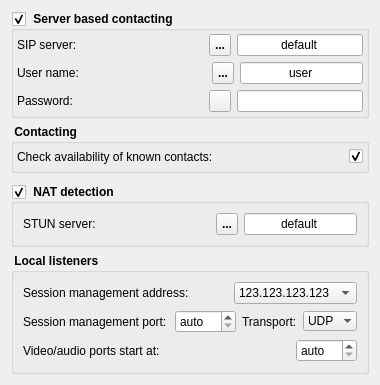
       <widget class="QWidget" name="mNetwork">
        <layout class="QVBoxLayout" name="verticalLayout_10">
         <item>
          <widget class="QGroupBox" name="mGrpServerRegistration">
           <property name="minimumSize">
            <size>
             <width>0</width>
             <height>0</height>
            </size>
           </property>
           <property name="maximumSize">
            <size>
             <width>16777215</width>
             <height>16200</height>
            </size>
           </property>
           <property name="font">
            <font>
             <weight>75</weight>
             <bold>true</bold>
            </font>
           </property>
           <property name="title">
            <string> Server based contacting </string>
           </property>
           <property name="checkable">
            <bool>true</bool>
           </property>
           <property name="checked">
            <bool>true</bool>
           </property>
           <layout class="QVBoxLayout" name="verticalLayout_8">
            <property name="margin">
             <number>3</number>
            </property>
            <item>
             <layout class="QHBoxLayout" name="horizontalLayout_12">
              <item>
               <widget class="QLabel" name="mLbSipServer">
                <property name="font">
                 <font>
                  <weight>50</weight>
                  <bold>false</bold>
                 </font>
                </property>
                <property name="text">
                 <string>SIP server:</string>
                </property>
               </widget>
              </item>
              <item>
               <spacer name="horizontalSpacer_11">
                <property name="orientation">
                 <enum>Qt::Horizontal</enum>
                </property>
                <property name="sizeHint" stdset="0">
                 <size>
                  <width>2</width>
                  <height>20</height>
                 </size>
                </property>
               </spacer>
              </item>
              <item>
               <widget class="QToolButton" name="mTbSipServerSuggestions">
                <property name="minimumSize">
                 <size>
                  <width>22</width>
                  <height>22</height>
                 </size>
                </property>
                <property name="maximumSize">
                 <size>
                  <width>22</width>
                  <height>22</height>
                 </size>
                </property>
                <property name="toolTip">
                 <string>download suggestions from web server and select from this list</string>
                </property>
                <property name="text">
                 <string>...</string>
                </property>
                <property name="icon">
                 <iconset resource="../../resources/Icons.qrc">
                  <normaloff>:/images/ArrowDownGreen.png</normaloff>:/images/ArrowDownGreen.png</iconset>
                </property>
               </widget>
              </item>
              <item>
               <widget class="QLineEdit" name="mLeSipServer">
                <property name="font">
                 <font>
                  <weight>50</weight>
                  <bold>false</bold>
                 </font>
                </property>
                <property name="layoutDirection">
                 <enum>Qt::LeftToRight</enum>
                </property>
                <property name="text">
                 <string>default</string>
                </property>
                <property name="alignment">
                 <set>Qt::AlignCenter</set>
                </property>
               </widget>
              </item>
             </layout>
            </item>
            <item>
             <layout class="QHBoxLayout" name="horizontalLayout_13">
              <item>
               <widget class="QLabel" name="mLbSipUserName">
                <property name="font">
                 <font>
                  <weight>50</weight>
                  <bold>false</bold>
                 </font>
                </property>
                <property name="text">
                 <string>User name: </string>
                </property>
               </widget>
              </item>
              <item>
               <spacer name="horizontalSpacer_12">
                <property name="orientation">
                 <enum>Qt::Horizontal</enum>
                </property>
                <property name="sizeHint" stdset="0">
                 <size>
                  <width>2</width>
                  <height>20</height>
                 </size>
                </property>
               </spacer>
              </item>
              <item>
               <widget class="QToolButton" name="mTbSipServerCreateAccount">
                <property name="minimumSize">
                 <size>
                  <width>22</width>
                  <height>22</height>
                 </size>
                </property>
                <property name="maximumSize">
                 <size>
                  <width>22</width>
                  <height>22</height>
                 </size>
                </property>
                <property name="toolTip">
                 <string>create a SIP account at the selected SIP server</string>
                </property>
                <property name="text">
                 <string>...</string>
                </property>
                <property name="icon">
                 <iconset resource="../../resources/Icons.qrc">
                  <normaloff>:/images/UserMale.png</normaloff>:/images/UserMale.png</iconset>
                </property>
               </widget>
              </item>
              <item>
               <widget class="QLineEdit" name="mLeSipUserName">
                <property name="font">
                 <font>
                  <weight>50</weight>
                  <bold>false</bold>
                 </font>
                </property>
                <property name="layoutDirection">
                 <enum>Qt::LeftToRight</enum>
                </property>
                <property name="text">
                 <string>user</string>
                </property>
                <property name="alignment">
                 <set>Qt::AlignCenter</set>
                </property>
               </widget>
              </item>
             </layout>
            </item>
            <item>
             <layout class="QHBoxLayout" name="horizontalLayout_18" stretch="0,0,0,0">
              <item>
               <widget class="QLabel" name="mLbSipPassword">
                <property name="font">
                 <font>
                  <weight>50</weight>
                  <bold>false</bold>
                 </font>
                </property>
                <property name="text">
                 <string>Password: </string>
                </property>
               </widget>
              </item>
              <item>
               <spacer name="horizontalSpacer_13">
                <property name="orientation">
                 <enum>Qt::Horizontal</enum>
                </property>
                <property name="sizeHint" stdset="0">
                 <size>
                  <width>2</width>
                  <height>20</height>
                 </size>
                </property>
               </spacer>
              </item>
              <item>
               <widget class="QToolButton" name="mTbShowPassword">
                <property name="minimumSize">
                 <size>
                  <width>22</width>
                  <height>22</height>
                 </size>
                </property>
                <property name="maximumSize">
                 <size>
                  <width>22</width>
                  <height>22</height>
                 </size>
                </property>
                <property name="toolTip">
                 <string>toggle password display</string>
                </property>
                <property name="text">
                 <string/>
                </property>
                <property name="icon">
                 <iconset resource="../../resources/Icons.qrc">
                  <normaloff>:/images/Key.png</normaloff>:/images/Key.png</iconset>
                </property>
                <property name="iconSize">
                 <size>
                  <width>22</width>
                  <height>22</height>
                 </size>
                </property>
                <property name="checkable">
                 <bool>true</bool>
                </property>
               </widget>
              </item>
              <item>
               <widget class="QLineEdit" name="mLeSipPassword">
                <property name="font">
                 <font>
                  <weight>50</weight>
                  <bold>false</bold>
                 </font>
                </property>
                <property name="layoutDirection">
                 <enum>Qt::LeftToRight</enum>
                </property>
                <property name="text">
                 <string/>
                </property>
                <property name="echoMode">
                 <enum>QLineEdit::PasswordEchoOnEdit</enum>
                </property>
                <property name="alignment">
                 <set>Qt::AlignCenter</set>
                </property>
               </widget>
              </item>
             </layout>
            </item>
           </layout>
          </widget>
         </item>
         <item>
          <widget class="QGroupBox" name="groupBox">
           <property name="font">
            <font>
             <weight>75</weight>
             <bold>true</bold>
            </font>
           </property>
           <property name="title">
            <string> Contacting </string>
           </property>
           <layout class="QVBoxLayout" name="verticalLayout_12">
            <property name="margin">
             <number>3</number>
            </property>
            <item>
             <layout class="QHBoxLayout" name="horizontalLayout_26">
              <item>
               <widget class="QLabel" name="mLbContactsProbing">
                <property name="font">
                 <font>
                  <weight>50</weight>
                  <bold>false</bold>
                 </font>
                </property>
                <property name="text">
                 <string>Check availability of known contacts:</string>
                </property>
               </widget>
              </item>
              <item>
               <spacer name="horizontalSpacer_27">
                <property name="orientation">
                 <enum>Qt::Horizontal</enum>
                </property>
                <property name="sizeHint" stdset="0">
                 <size>
                  <width>2</width>
                  <height>20</height>
                 </size>
                </property>
               </spacer>
              </item>
              <item>
               <widget class="QCheckBox" name="mCbContactsProbing">
                <property name="enabled">
                 <bool>true</bool>
                </property>
                <property name="text">
                 <string/>
                </property>
                <property name="checked">
                 <bool>true</bool>
                </property>
               </widget>
              </item>
             </layout>
            </item>
           </layout>
          </widget>
         </item>
         <item>
          <spacer name="verticalSpacer_3">
           <property name="orientation">
            <enum>Qt::Vertical</enum>
           </property>
           <property name="sizeType">
            <enum>QSizePolicy::MinimumExpanding</enum>
           </property>
           <property name="sizeHint" stdset="0">
            <size>
             <width>20</width>
             <height>5</height>
            </size>
           </property>
          </spacer>
         </item>
         <item>
          <widget class="QGroupBox" name="mGrpNatSupport">
           <property name="font">
            <font>
             <weight>75</weight>
             <bold>true</bold>
            </font>
           </property>
           <property name="title">
            <string> NAT detection </string>
           </property>
           <property name="checkable">
            <bool>true</bool>
           </property>
           <layout class="QVBoxLayout" name="verticalLayout_9">
            <item>
             <layout class="QHBoxLayout" name="horizontalLayout_29">
              <item>
               <widget class="QLabel" name="mLbStunServer">
                <property name="font">
                 <font>
                  <weight>50</weight>
                  <bold>false</bold>
                 </font>
                </property>
                <property name="text">
                 <string>STUN server:</string>
                </property>
               </widget>
              </item>
              <item>
               <spacer name="horizontalSpacer_30">
                <property name="orientation">
                 <enum>Qt::Horizontal</enum>
                </property>
                <property name="sizeHint" stdset="0">
                 <size>
                  <width>2</width>
                  <height>20</height>
                 </size>
                </property>
               </spacer>
              </item>
              <item>
               <widget class="QToolButton" name="mTbStunServerSuggestions">
                <property name="minimumSize">
                 <size>
                  <width>22</width>
                  <height>22</height>
                 </size>
                </property>
                <property name="maximumSize">
                 <size>
                  <width>22</width>
                  <height>22</height>
                 </size>
                </property>
                <property name="toolTip">
                 <string>download suggestions from web server and select from this list</string>
                </property>
                <property name="text">
                 <string>...</string>
                </property>
                <property name="icon">
                 <iconset resource="../../resources/Icons.qrc">
                  <normaloff>:/images/ArrowDownGreen.png</normaloff>:/images/ArrowDownGreen.png</iconset>
                </property>
               </widget>
              </item>
              <item>
               <widget class="QLineEdit" name="mLeStunServer">
                <property name="font">
                 <font>
                  <weight>50</weight>
                  <bold>false</bold>
                 </font>
                </property>
                <property name="layoutDirection">
                 <enum>Qt::LeftToRight</enum>
                </property>
                <property name="text">
                 <string>default</string>
                </property>
                <property name="alignment">
                 <set>Qt::AlignCenter</set>
                </property>
               </widget>
              </item>
             </layout>
            </item>
           </layout>
          </widget>
         </item>
         <item>
          <widget class="QGroupBox" name="mGrpListenerPorts">
           <property name="minimumSize">
            <size>
             <width>0</width>
             <height>120</height>
            </size>
           </property>
           <property name="maximumSize">
            <size>
             <width>16777215</width>
             <height>8400</height>
            </size>
           </property>
           <property name="font">
            <font>
             <weight>75</weight>
             <bold>true</bold>
            </font>
           </property>
           <property name="title">
            <string> Local listeners </string>
           </property>
           <layout class="QVBoxLayout" name="verticalLayout_3">
            <item>
             <layout class="QHBoxLayout" name="horizontalLayout_22">
              <item>
               <widget class="QLabel" name="mLbLocalAdr">
                <property name="font">
                 <font>
                  <weight>50</weight>
                  <bold>false</bold>
                 </font>
                </property>
                <property name="text">
                 <string>Session management address:</string>
                </property>
               </widget>
              </item>
              <item>
               <spacer name="horizontalSpacer_20">
                <property name="orientation">
                 <enum>Qt::Horizontal</enum>
                </property>
                <property name="sizeHint" stdset="0">
                 <size>
                  <width>2</width>
                  <height>20</height>
                 </size>
                </property>
               </spacer>
              </item>
              <item>
               <widget class="QComboBox" name="mCbLocalAdr">
                <property name="font">
                 <font>
                  <weight>50</weight>
                  <bold>false</bold>
                 </font>
                </property>
                <property name="currentIndex">
                 <number>0</number>
                </property>
                <item>
                 <property name="text">
                  <string>123.123.123.123</string>
                 </property>
                </item>
               </widget>
              </item>
             </layout>
            </item>
            <item>
             <layout class="QHBoxLayout" name="horizontalLayout_19">
              <item>
               <widget class="QLabel" name="mLbSipPort">
                <property name="font">
                 <font>
                  <weight>50</weight>
                  <bold>false</bold>
                 </font>
                </property>
                <property name="text">
                 <string>Session management port:</string>
                </property>
               </widget>
              </item>
              <item>
               <spacer name="horizontalSpacer_18">
                <property name="orientation">
                 <enum>Qt::Horizontal</enum>
                </property>
                <property name="sizeHint" stdset="0">
                 <size>
                  <width>2</width>
                  <height>20</height>
                 </size>
                </property>
               </spacer>
              </item>
              <item>
               <widget class="QSpinBox" name="mSbSipStartPort">
                <property name="font">
                 <font>
                  <weight>50</weight>
                  <bold>false</bold>
                 </font>
                </property>
                <property name="specialValueText">
                 <string>auto</string>
                </property>
                <property name="suffix">
                 <string/>
                </property>
                <property name="prefix">
                 <string/>
                </property>
                <property name="minimum">
                 <number>5060</number>
                </property>
                <property name="maximum">
                 <number>65535</number>
                </property>
                <property name="value">
                 <number>5060</number>
                </property>
               </widget>
              </item>
              <item>
               <widget class="QLabel" name="label_24">
                <property name="font">
                 <font>
                  <weight>50</weight>
                  <bold>false</bold>
                 </font>
                </property>
                <property name="text">
                 <string>Transport:</string>
                </property>
               </widget>
              </item>
              <item>
               <widget class="QComboBox" name="mCbSipTransport">
                <property name="font">
                 <font>
                  <weight>50</weight>
                  <bold>false</bold>
                 </font>
                </property>
                <property name="sizeAdjustPolicy">
                 <enum>QComboBox::AdjustToContentsOnFirstShow</enum>
                </property>
                <property name="frame">
                 <bool>false</bool>
                </property>
                <item>
                 <property name="text">
                  <string>UDP</string>
                 </property>
                </item>
                <item>
                 <property name="text">
                  <string>TCP</string>
                 </property>
                </item>
               </widget>
              </item>
             </layout>
            </item>
            <item>
             <layout class="QHBoxLayout" name="horizontalLayout_20">
              <item>
               <widget class="QLabel" name="mLbVideoAudioPort">
                <property name="font">
                 <font>
                  <weight>50</weight>
                  <bold>false</bold>
                 </font>
                </property>
                <property name="text">
                 <string>Video/audio ports start at:</string>
                </property>
               </widget>
              </item>
              <item>
               <spacer name="horizontalSpacer_19">
                <property name="orientation">
                 <enum>Qt::Horizontal</enum>
                </property>
                <property name="sizeHint" stdset="0">
                 <size>
                  <width>2</width>
                  <height>20</height>
                 </size>
                </property>
               </spacer>
              </item>
              <item>
               <widget class="QSpinBox" name="mSbVideoAudioStartPort">
                <property name="font">
                 <font>
                  <weight>50</weight>
                  <bold>false</bold>
                 </font>
                </property>
                <property name="specialValueText">
                 <string>auto</string>
                </property>
                <property name="suffix">
                 <string/>
                </property>
                <property name="prefix">
                 <string/>
                </property>
                <property name="minimum">
                 <number>5000</number>
                </property>
                <property name="maximum">
                 <number>65535</number>
                </property>
                <property name="value">
                 <number>5000</number>
                </property>
               </widget>
              </item>
             </layout>
            </item>
           </layout>
          </widget>
         </item>
        </layout>
       </widget>
